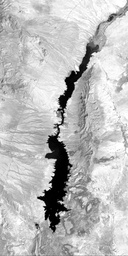
#> input picture 31.jpg, 128 x 256 px, shrunk from 1200 x 2408 before the run, found by its file name
$ python PCAKmeans.py
#> lines starting #> are read from the running program, lines starting #| are printed output that depends on the picture; after the words box and inside, x2 and y2 are one past the last pixel; in counts of white or black regions, pixels touching at a corner belong together
import cv2
import numpy as np
from sklearn.cluster import KMeans
from sklearn.decomposition import PCA
from collections import Counter

def find_vector_set(diff_image, new_size):
    vector_set = []
    for i in range(0, new_size[0], 5):
        for j in range(0, new_size[1], 5):
            block = diff_image[i:i+5, j:j+5]
            feature = block.flatten()
            vector_set.append(feature)
    vector_set = np.array(vector_set)

    mean_vec = np.mean(vector_set, axis=0)
    vector_set = vector_set - mean_vec

    return vector_set, mean_vec

def find_FVS(EVS, diff_image, mean_vec, new_size):
    feature_vector_set = []
    for i in range(2, new_size[0]-2):
        for j in range(2, new_size[1]-2):
            block = diff_image[i-2:i+3, j-2:j+3]
            feature = block.flatten()
            feature_vector_set.append(feature)
    feature_vector_set = np.array(feature_vector_set)

    FVS = np.dot(feature_vector_set, EVS.T)
    FVS = FVS - mean_vec
    return FVS

def clustering(FVS, components, new_size):
    kmeans = KMeans(n_clusters=components, verbose=0)
    kmeans.fit(FVS)
    output = kmeans.predict(FVS)
    count = Counter(output)

    least_index = min(count, key=count.get)
    change_map = np.reshape(output, (new_size[0]-4, new_size[1]-4))

    return least_index, change_map

def find_PCAKmeans(imagepath1, imagepath2):
    image1 = cv2.imread(imagepath1)
#> image1 is the input picture: shape (256, 128, 3); min 0, max 255, mean 187.5
    image2 = cv2.imread(imagepath2)
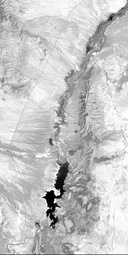
#> input picture 32.jpg, 128 x 255 px, shrunk from 1200 x 2401 before the run, found by its file name
#> image2 is the input picture: shape (255, 128, 3); min 0, max 255, mean 197.7
    new_size = np.asarray(image1.shape[:2]) // 5 * 5
#> new_size = [255, 125]
    image1 = cv2.resize(image1, (new_size[1], new_size[0]))
#> image1: shape (255, 125, 3)
    image2 = cv2.resize(image2, (new_size[1], new_size[0]))
#> image2: shape (255, 125, 3)

    diff_image = cv2.absdiff(image1, image2)
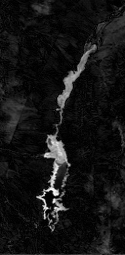
#> diff_image: shape (255, 125, 3); min 0, max 252, mean 20.1
    cv2.imwrite('diff3.jpg', diff_image)

    vector_set, mean_vec = find_vector_set(diff_image, new_size)
#> after the loop in find_vector_set, `for i in range(0, new_size[0], 5):`: vector_set = 1275 items
#> in find_vector_set, `vector_set = np.array(vector_set)`:
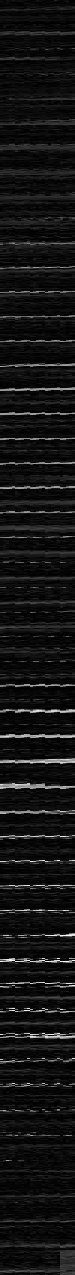
#> vector_set: shape (1275, 75); min 0, max 252, mean 20.1
#> in find_vector_set, `mean_vec = np.mean(vector_set, axis=0)`: mean_vec = 75 values, max 21.2 at index 72, min 19.64 at index 18, mean 20.1

    pca = PCA()
    pca.fit(vector_set)
    EVS = pca.components_

    FVS = find_FVS(EVS, diff_image, mean_vec, new_size)
#> after the loop in find_FVS, `for i in range(2, new_size[0]-2):`: feature_vector_set = 30371 items
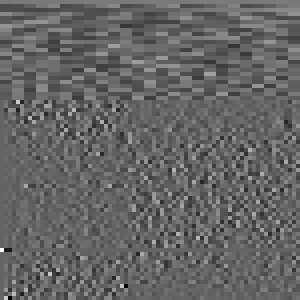
#> EVS: shape (75, 75) float64 (shown 4 times larger); min -0.534, max 0.816, mean 0.00163; drawn with min black and max white

    components = 3
    least_index, change_map = clustering(FVS, components, new_size)
#> in clustering, `count = Counter(output)`: count = {0: 25161, 1: 4009, 2: 1201}
#> in clustering, `least_index = min(count, key=count.get)`: least_index = 2
#> in clustering, `change_map = np.reshape(output, (new_size[0]-4, new_size[1]-4))`: change_map: shape (251, 121) int32; 3 distinct labels, from 0 to 2
#> least_index = 2

    change_map[change_map == least_index] = 255
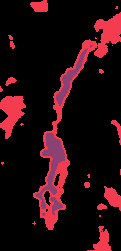
#> change_map: shape (251, 121) int32; 3 distinct labels, from 0 to 255; one colour per label, 0 black
    change_map[change_map != 255] = 0
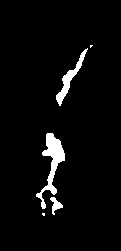
#> change_map: shape (251, 121) int32; 4% white; 5 white regions (2 under 20 px), largest, box (x1, y1, x2, y2) and area: (36, 133, 65, 209) 703, (56, 48, 88, 106) 377, (50, 197, 63, 215) 107
    change_map = change_map.astype(np.uint8)

    kernel = np.array(((0,0,1,0,0),
                       (0,1,1,1,0),
                       (1,1,1,1,1),
                       (0,1,1,1,0),
                       (0,0,1,0,0)), dtype=np.uint8)

    cleanChangeMap = cv2.erode(change_map, kernel)
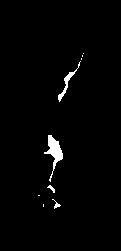
#> cleanChangeMap: shape (251, 121); 1.7% white; 9 white regions (5 under 20 px), largest, box (x1, y1, x2, y2) and area: (44, 135, 63, 182) 304, (58, 61, 81, 102) 137, (52, 199, 61, 209) 28, (47, 185, 55, 193) 27
    cv2.imwrite("changemap3.jpg", change_map)
    cv2.imwrite("cleanchangemap3.jpg", cleanChangeMap)

if __name__ == "__main__":
    a=r"C:\Users\missv\Desktop\New folder\Change-Detection-in-Satellite-Imagery\31.jpg"
    b=r"C:\Users\missv\Desktop\New folder\Change-Detection-in-Satellite-Imagery\32.jpg"
    find_PCAKmeans(a,b)
